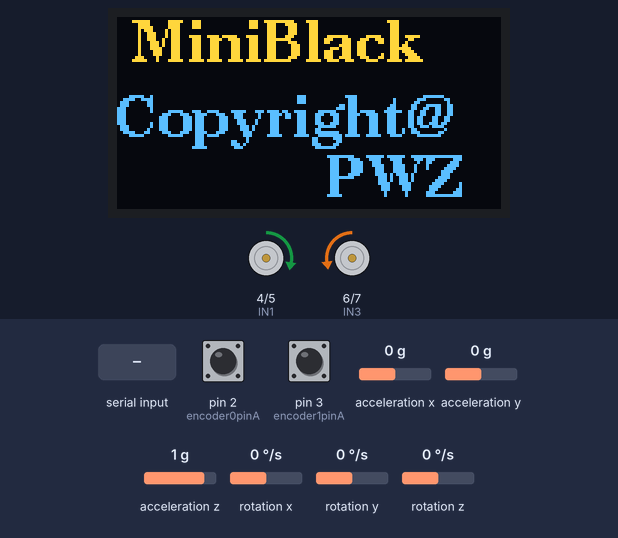
Bench run of a sketch on a simulated Arduino Uno, built with avr-gcc and run on an emulated ATmega328P. Shown: 128×64 one-colour display, motor-driver pin pairs drawn as motors (green arrow = first pin HIGH = forward, orange = second pin HIGH = backward, longer = more drive, scaled by the enable pin). Wiring (inferred from the names in the program): MPU-6050 motion sensor at I2C address 0x68. The test bench sets the inputs (shaded band); at power-on: acceleration x 0 g, rotation y 0 °/s, pin 2 (encoder0pinA) HIGH, pin 3 (encoder1pinA) HIGH, acceleration y 0 g, acceleration z 1 g, rotation x 0 °/s, rotation z 0 °/s. The OLED is the two-colour kind (top 16 rows yellow); what the sketch prints to the serial monitor is not drawn.

Above: at 1.3 s.
1.4 s: acceleration x set to -1.4 g
At 2.8 s:
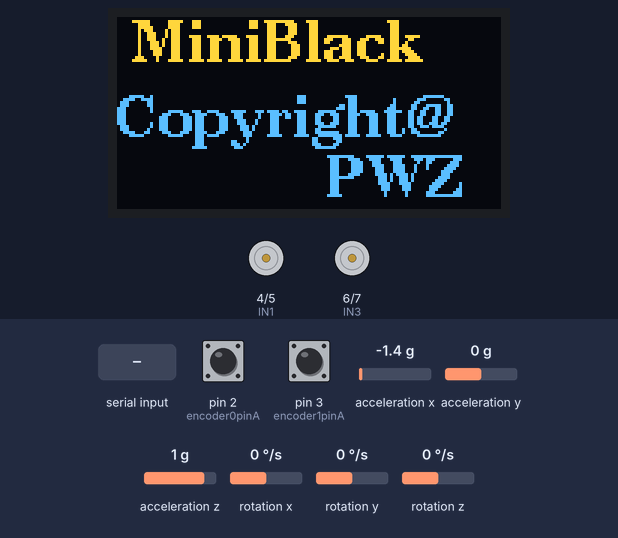
3.1 s: rotation y set to -192 °/s
At 3.7 s:
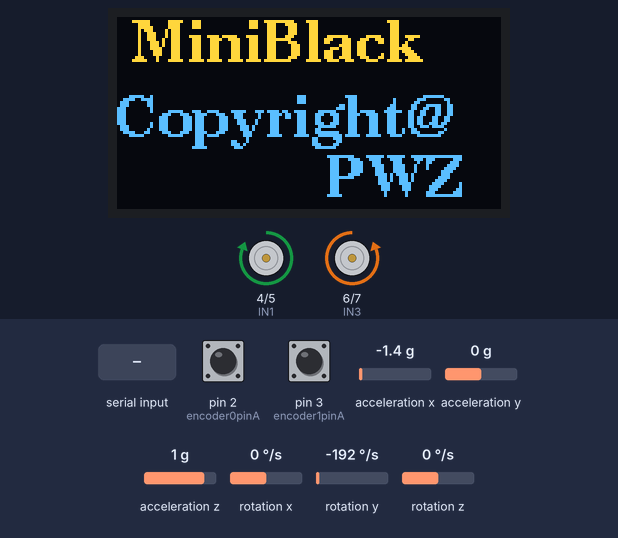
6.0 s: acceleration x set to -0.9 g
7.9 s: acceleration x set to -0.6 g
At 9.1 s:
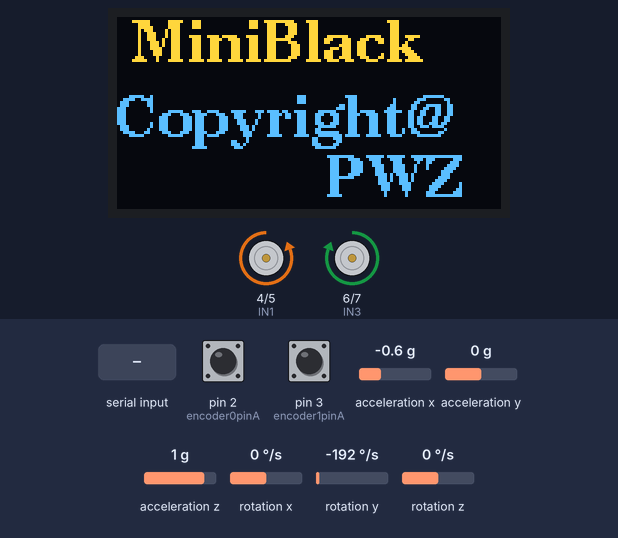
9.6 s: acceleration x set to 0 g
At 12.11 s:
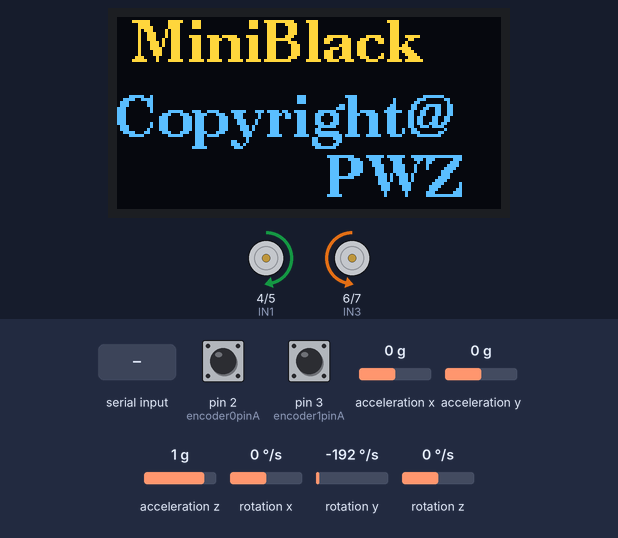
12.6 s: "s" received over Serial
Timing chart, 0 to 16.7 s (numbered marks = the images above; inputs shaded):
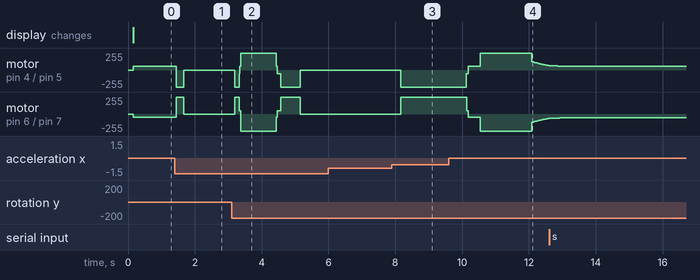

The sketch:

pinghengche1130.ino
```cpp
#include  "Wire.h"`
#include <U8g2lib.h>
#include <SPI.h>
const uint8_t IMUAddress = 0x68; // AD0 is logic low on the PCB
const uint16_t I2C_TIMEOUT = 100; // Used to check for errors in I2C communication

uint8_t i2cWrite(uint8_t registerAddress, uint8_t data, bool sendStop) {
  return i2cWrite(registerAddress, &data, 1, sendStop); // Returns 0 on success
}

uint8_t i2cWrite(uint8_t registerAddress, uint8_t *data, uint8_t length, bool sendStop) {
    Wire.beginTransmission(IMUAddress);
    Wire.write(registerAddress);
    Wire.write(data, length);
    uint8_t rcode = Wire.endTransmission(sendStop); // Returns 0 on success
    if (rcode) {
      Serial.print(F("i2cWrite failed: "));
      Serial.println(rcode);
    }
    return rcode; // See: http://arduino.cc/en/Reference/WireEndTransmission
}

uint8_t i2cRead(uint8_t registerAddress, uint8_t *data, uint8_t nbytes) {
    uint32_t timeOutTimer;
    Wire.beginTransmission(IMUAddress);
    Wire.write(registerAddress);
    uint8_t rcode = Wire.endTransmission(false); // Don't release the bus
    if (rcode) {
      Serial.print(F("i2cRead failed: "));
      Serial.println(rcode);
      return rcode; // See: http://arduino.cc/en/Reference/WireEndTransmission
    }
    Wire.requestFrom(IMUAddress, nbytes, (uint8_t)true); // Send a repeated start and then release the bus after reading
    for (uint8_t i = 0; i < nbytes; i++) {
      if (Wire.available())
        data[i] = Wire.read();
      else {
        timeOutTimer = micros();
        while (((micros() - timeOutTimer) < I2C_TIMEOUT) && !Wire.available());
        if (Wire.available())
          data[i] = Wire.read();
        else {
          Serial.println(F("i2cRead timeout"));
          return 5; // This error value is not already taken by endTransmission
        }
      }
    }
    return 0; // Success
}

/******************************************************/

//2560 pin map  引脚定义好即可，然后改变一下PID的几个值（kp，kd，ksp，ksi）即可，剩下的全部都是固定的程序，
//可能小车会有一点重心不在中点的现象，加一下角度值或者减一点即可
//至于每个MPU6050的误差，自己调节一下即可，不是很难
//调试时先将速度环的ksp，ksi=0，调到基本可以站起来，然后可能会出现倒，或者自动跑起来的时候加上速度环
//这时就会很稳定的站起来，然后用小力气的手推不会倒。

int ENA=10;
int ENB=11;
int IN1=4;
int IN2=5;
int IN3=6;
int IN4=7;
int MAS,MBS;
/* IMU Data */
double accX, accY, accZ;
double gyroX, gyroY, gyroZ;
int16_t tempRaw;
double gyroXangle, gyroYangle; // Angle calculate using the gyro only
double compAngleX, compAngleY; // Calculated angle using a complementary filter
double kalAngleX, kalAngleY; // Calculated angle using a Kalman filter
uint8_t i2cData[14]; // Buffer for I2C data
uint32_t timer;
unsigned long lastTime;
/***************************************/
double P[2][2] = {{ 1, 0 },{ 0, 1 }};
double Pdot[4] ={ 0,0,0,0};
static const double Q_angle=0.001, Q_gyro=0.003, R_angle=0.5,dtt=0.005,C_0 = 1;
double q_bias, angle_err, PCt_0, PCt_1, E, K_0, K_1, t_0, t_1;
double angle,angle_dot,aaxdot,aax;
double position_dot,position_dot_filter,positiono;
/*-------------Encoder---------------*/

#define LF 0
#define RT 1

//The balance PID
float kp,kd,ksp,ksi;

int Lduration,Rduration;
boolean LcoderDir,RcoderDir;
const byte encoder0pinA = 2;
const byte encoder0pinB = 8;
byte encoder0PinALast;
const byte encoder1pinA = 3;
const byte encoder1pinB = 9;
byte encoder1PinALast;

int RotationCoder[2];
int turn_flag=0;
float move_flag=0;//////////////////////////////////
float right_need = 0, left_need = 0;;

int pwm;
int pwm_R,pwm_L;
float range;
float range_error_all;
float wheel_speed;
float last_wheel;
float error_a=0;
U8G2_SSD1306_128X64_NONAME_F_SW_I2C u8g2(U8G2_R0, /* clock=*/ 12, /* data=*/ 13, /* reset=*/ U8X8_PIN_NONE);   // 四角显示屏
void Kalman_Filter(double angle_m,double gyro_m)
{
    angle+=(gyro_m-q_bias) * dtt;
    Pdot[0]=Q_angle - P[0][1] - P[1][0];
    Pdot[1]=- P[1][1];
    Pdot[2]=- P[1][1];
    Pdot[3]=Q_gyro;
    P[0][0] += Pdot[0] * dtt;
    P[0][1] += Pdot[1] * dtt;
    P[1][0] += Pdot[2] * dtt;
    P[1][1] += Pdot[3] * dtt;
    angle_err = angle_m - angle;
    PCt_0 = C_0 * P[0][0];
    PCt_1 = C_0 * P[1][0];
    E = R_angle + C_0 * PCt_0;
    K_0 = PCt_0 / E;
    K_1 = PCt_1 / E;
    t_0 = PCt_0;
    t_1 = C_0 * P[0][1];
    P[0][0] -= K_0 * t_0;
    P[0][1] -= K_0 * t_1;
    P[1][0] -= K_1 * t_0;
    P[1][1] -= K_1 * t_1;
    angle+= K_0 * angle_err;
    q_bias += K_1 * angle_err;
    angle_dot = gyro_m-q_bias;//也许应该用last_angle-angle
}

void setup() {
    Wire.begin();
    u8g2.begin();   //选择U8G2模式，或者U8X8模式
    Serial.begin(9600);
    pinMode(IN1, OUTPUT);
    pinMode(IN2, OUTPUT);
    pinMode(IN3, OUTPUT);
    pinMode(IN4, OUTPUT);
    pinMode(ENA, OUTPUT);
    pinMode(ENB, OUTPUT);
    TWBR = ((F_CPU / 400000L) - 16) / 2; // Set I2C frequency to 400kHz

    i2cData[0] = 7; // Set the sample rate to 1000Hz - 8kHz/(7+1) = 1000Hz
    i2cData[1] = 0x00; // Disable FSYNC and set 260 Hz Acc filtering, 256 Hz Gyro filtering, 8 KHz sampling
    i2cData[2] = 0x00; // Set Gyro Full Scale Range to ±250deg/s
    i2cData[3] = 0x00; // Set Accelerometer Full Scale Range to ±2g
    while (i2cWrite(0x19, i2cData, 4, false)); // Write to all four registers at once
    while (i2cWrite(0x6B, 0x01, true)); // PLL with X axis gyroscope reference and disable sleep mode

    while (i2cRead(0x75, i2cData, 1));
    if (i2cData[0] != 0x68) { // Read "WHO_AM_I" register
        Serial.print(F("Error reading sensor"));
        while (1);
    }

    delay(20); // Wait for sensor to stabilize

    while (i2cRead(0x3B, i2cData, 6));
    accX = (i2cData[0] << 8) | i2cData[1];
    accY = (i2cData[2] << 8) | i2cData[3];
    accZ = (i2cData[4] << 8) | i2cData[5];


    double roll  = atan2(accX, accZ) * RAD_TO_DEG;
    EnCoderInit();
    timer = micros();

      //The balance PID
    kp= 42;//42;//24.80;43
    kd= 2.0;//1.9;//9.66;1.4
    ksp=8.5;//8.5;//4.14;
    ksi=2.1;//2.1;//0.99; 0.550
     u8g2.firstPage();
  do {
     u8g2.setFont(u8g2_font_ncenB14_tr); //设置字体/////u8g2_font_5x7_tr
     u8g2.setCursor(5, 15);    //设置光标处
     u8g2.print("MiniBlack");  //输出内容
     u8g2.setCursor(0,40);    //设置光标处
     u8g2.print("Copyright@");  //输出内容
      u8g2.setCursor(70,60);    //设置光标处
     u8g2.print("PWZ");  //输出内容
  } while ( u8g2.nextPage() );
}

void EnCoderInit()
{
    pinMode(8,INPUT);
    pinMode(9,INPUT);
    attachInterrupt(LF, LwheelSpeed, RISING);
    attachInterrupt(RT, RwheelSpeed, RISING);
}

void pwm_calculate()
{
    unsigned long  now = millis();       // 当前时间(ms)
    int Time = now - lastTime;
    int range_error;
    range += (Lduration + Rduration) * 0.5;
    range *= 0.9;
    range_error = Lduration - Rduration;
    range_error_all += range_error;

    wheel_speed = range - last_wheel;
    //wheel_speed = constrain(wheel_speed,-800,800);
    //Serial.println(wheel_speed);
    last_wheel = range;
    pwm = (angle + 0.825) * kp + angle_dot * kd + range * ksp + wheel_speed * ksi;
    if(pwm > 255)pwm = 255;
    if(pwm < -255)pwm = -255;

    if(turn_flag == 0)
    {
         pwm_R = pwm + range_error_all;
         pwm_L = pwm - range_error_all;
    }
    else if(turn_flag == 1)     //左转
    {
        pwm_R = pwm ;  //Direction PID control
        pwm_L = pwm + left_need * 68;
        range_error_all = 0;     //clean
    }
    else if(turn_flag == 2)
    {
        pwm_R = pwm + right_need * 68;  //Direction PID control
        pwm_L = pwm ;
        range_error_all = 0;     //clean
    }

       Lduration = 0;//clean
       Rduration = 0;
       lastTime = now;
}

void PWMD()
{
      if(pwm>0)
      {
          digitalWrite(IN1, HIGH);
          digitalWrite(IN2, LOW);
          digitalWrite(IN3, LOW);
          digitalWrite(IN4, HIGH);
      }
      else if(pwm<0)
      {
          digitalWrite(IN1, LOW);
          digitalWrite(IN2, HIGH);
          digitalWrite(IN3, HIGH);
          digitalWrite(IN4, LOW);
      }
      int PWMr = abs(pwm);
      int PWMl = abs(pwm);

      analogWrite(ENB, max(PWMl,51)); //PWM调速a==0-255  51
      analogWrite(ENA, max(PWMr,54)); //PWM调速a==0-255  54

}

void LwheelSpeed()
{
      if(digitalRead(encoder0pinB))
        Lduration++;
      else Lduration--;
}


void RwheelSpeed()
{
      if(digitalRead(encoder1pinB))
        Rduration--;
      else Rduration++;
}

void control()
{
    if(Serial.available()){
      int val;
      val=Serial.read();
      switch(val){
        case 'w':
          if(move_flag<5)move_flag += 0.5;
          else  move_flag = 0;
          break;
        case 's':
          if(move_flag<5)move_flag -= 0.5;
          else  move_flag = 0;
         Serial.println("back");
          break;
        case 'a':
          turn_flag = 1;
          left_need = 0.6;
          Serial.println("zuo");
          break;
        case 'd':
          turn_flag = 2;
          right_need = 0.6;
          Serial.println("you");
          break;
        case 't':
          move_flag=0;
          turn_flag=0;
          right_need = left_need = 0;
          Serial.println("stop");
          break;
        default:
          break;
          }
      }
}

void loop()
{

    control();
    while (i2cRead(0x3B, i2cData, 14));
    accX = ((i2cData[0] << 8) | i2cData[1]);
    //accY = ((i2cData[2] << 8) | i2cData[3]);
    accZ = ((i2cData[4] << 8) | i2cData[5]);
    //gyroX = (i2cData[8] << 8) | i2cData[9];
    gyroY = (i2cData[10] << 8) | i2cData[11];
    //gyroZ = (i2cData[12] << 8) | i2cData[13];

    double dt = (double)(micros() - timer) / 1000000; // Calculate delta time
    timer = micros();

    double roll  = atan2(accX, accZ) * RAD_TO_DEG - move_flag;


    double gyroXrate = gyroX / 131.0; // Convert to deg/s
    double gyroYrate = -gyroY / 131.0; // Convert to deg/s

    //gyroXangle += gyroXrate * dt; // Calculate gyro angle without any filter
    //gyroYangle += gyroYrate * dt;

    Kalman_Filter(roll,gyroYrate);
    if(abs(angle)<35){
        //Serial.println(angle);
       ////////////////////////////////////////////

        //////////////////////////////////////
        pwm_calculate();
        PWMD();
    }
    else{
        analogWrite(ENB, 0); //PWM调速a==0-255
        analogWrite(ENA, 0); //PWM调速a==0-255
    }
    delay(2);
}
```

Measured:
- the behaviour switches between -0.8 and -0.7 g on acceleration x (found by bisection; images 2 and 3)
- after the input at 1.4 s, motor on pin 4 (IN1) / pin 5 (IN2): forward 54/255 → backward 255/255 at once, → stopped 0.22 s later; motor on pin 6 (IN3) / pin 7 (IN4): backward 51/255 → forward 255/255 at once, → stopped 0.22 s later
- after the input at 6.0 s, every drawn part: stays the same
- after the input at 7.9 s, motor on pin 4 (IN1) / pin 5 (IN2): stopped → backward 255/255 after 0.26 s; motor on pin 6 (IN3) / pin 7 (IN4): stopped → forward 255/255 after 0.26 s
- after the input at 9.6 s, motor on pin 4 (IN1) / pin 5 (IN2): rises from backward 255/255 to forward 255/255 in 0.42 s, then falls to forward 67/255 in 2.0 s
